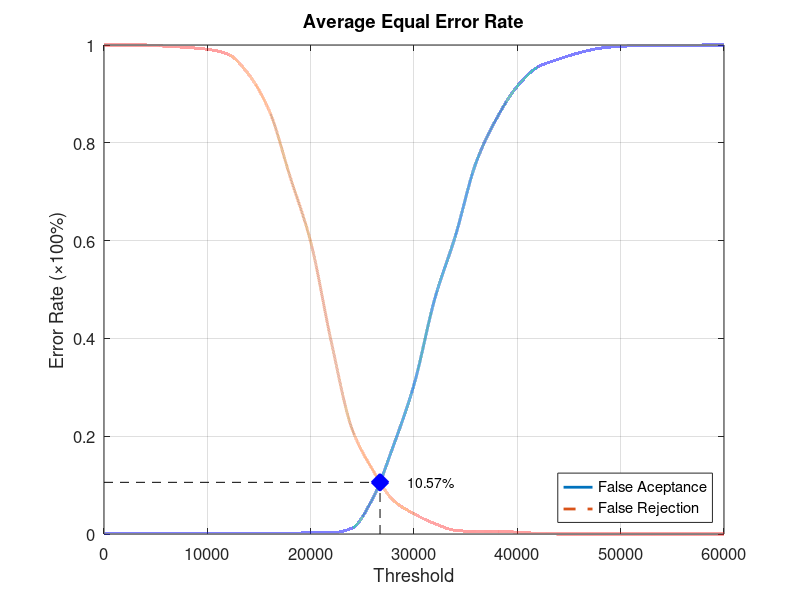
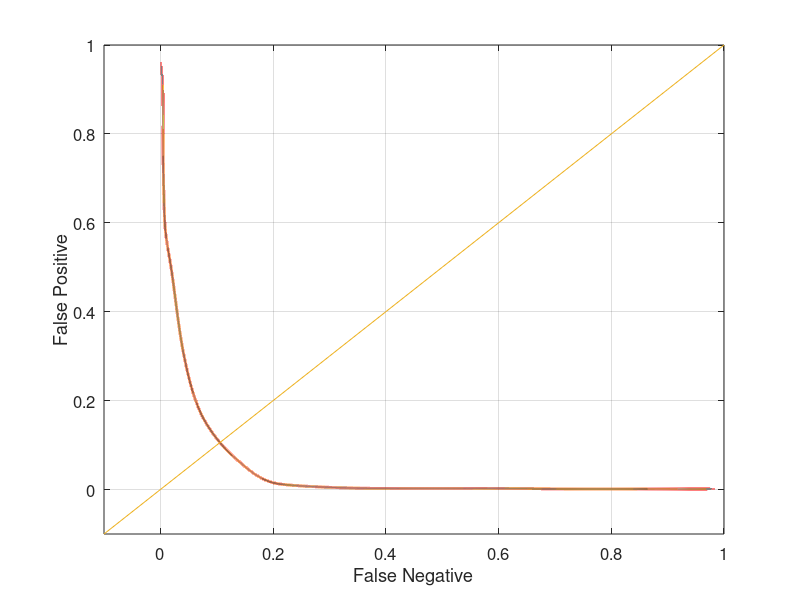

Reproduce these figures in MATLAB, in order.
function yEER = Experiment1Average
close all;
clear;
clc;
x = 0:2000:60000;
xq = 0:0.5:60000;

y0 = [0 0.00131579 0.00131579 0.00131579 0.00131579 0.00131579 0.00131579 0.00131579 0.00131579 0.00131579 0.00263158 0.00263158 0.0118421 0.0723684 0.180263 0.305263 0.480263 0.60921 0.759211 0.85 0.915789 0.955263 0.971053 0.98421 0.993421 0.997368 0.998684 0.998684 0.998684 1 1];
yy0 = interp1(x, y0, xq, 'pchip');
y1 = [1 1 1 0.9975 0.995 0.99125 0.98125 0.94 0.865 0.73125 0.5975 0.3925 0.215 0.13125 0.06875 0.04125 0.02125 0.0075 0.005 0.005 0.00375 0.00125 0 0 0 0 0 0 0 0 0];
yy1 = interp1(x, y1, xq, 'pchip');

% Calculating EER: 
y2 = abs(y0 - y1);
find(y2 == min(y2))
yy2 = abs(yy0 - yy1);
xEER = find(yy2 == min(yy2));
xEERIndex = xq(xEER) % X-axis EER
yEER = yy0(xEER) % Y-axis EER

main = figure
plot(xq, yy0,'-','LineWidth', 2);	hold on
plot(xq, yy1,'--','LineWidth', 2);	hold on
plot([xEERIndex xEERIndex], [0 yEER], 'k--');	hold on
plot([0 xEERIndex], [yEER yEER], 'k--');	hold on
plot(xEERIndex, yEER, 'bx', 'LineWidth', 10);	hold on
text(xEERIndex + 10 * xEERIndex / 100, yEER, [num2str(round((10000 * yEER)) / 100) '%'])
legend('False Aceptance', 'False Rejection', 'Location', 'SouthEast')
xlabel('Threshold')
ylabel('Error Rate (\times100%)')
title('Average Equal Error Rate')
set(gca, 'FontSize', 12)
axis([0 60000 0 1])
grid on

print(main, 'Experiment1AverageMain', '-dpng');
FNRxFPR = figure('Color', [1 1 1]);
plot(yy1, yy0, '-', yy1, yy0, 'LineWidth', 2);
hold on
y = -0.1:0.1:1
plot(y, y); 
set(gca, 'FontSize', 12)
xlabel('False Negative')
ylabel('False Positive')
axis([-0.1 1 -0.1 1])
set(gca, 'FontSize', 12)
grid on

print(FNRxFPR, 'Experiment1AverageFNRxFPR','-dpng');
end
